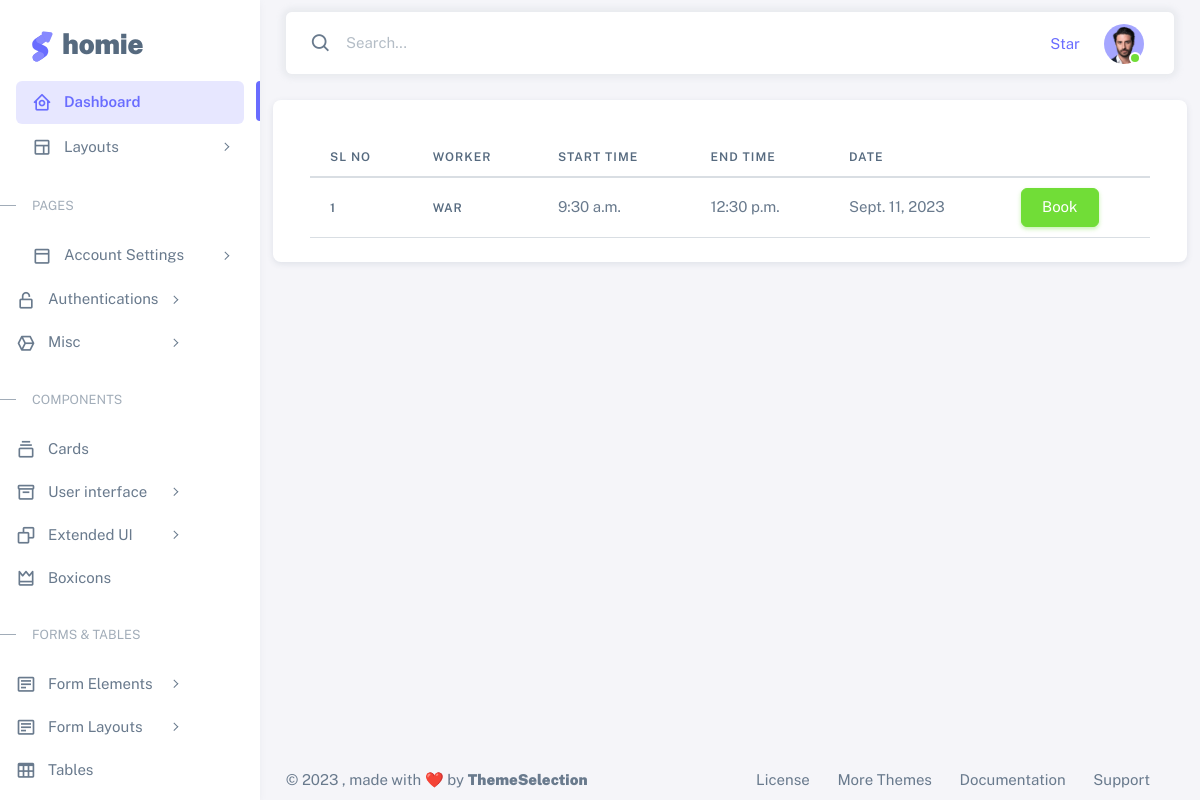
/Customer_schedule_view (signed in), run on the app's committed database.
### app1/models.py (models this page shows)
class Worker_schedule(models.Model):
    user=models.ForeignKey(Worker,on_delete=models.CASCADE)
    start_time=models.TimeField('start_time')
    end_time=models.TimeField('end_time')
    date=models.DateField()

class Worker(models.Model):
    user=models.ForeignKey(Login,on_delete=models.CASCADE)
    name = models.CharField(max_length=30, unique=True,null=True)
    address = models.TextField()
    phone_number = models.IntegerField()
    location = models.TextField()
    image = models.ImageField(upload_to='images/',null=True)
    def __str__(self):
        return self.name

### app1/views.py (the view)
# urls.py: path('Customer_schedule_view', views.Customer_schedule_view, name='Customer_schedule_view'),
@login_required(login_url='login_view')
def Customer_schedule_view(request):
    obj = Worker_schedule.objects.all()
    return render(request,'customertemp/Customer_schedule_view.html',{'obj':obj})

### templates/customertemp/Customer_schedule_view.html (shortened to what this page needs)
{% extends 'customertemp/Customer_home.html'%}
{% load crispy_forms_tags %}
{%  block content %}        <! block content used for >
<div class="card" style="width: 60rem;">
  <div class="card-body">
        <table class ='table'>
            <thead>
            <tr>
                <th scope="col">sl No</th>
                <th>Worker</th>
                <th>Start Time</th>
                <th>End Time</th>
                <th>Date</th>
            </tr>
            </thead>
            <tbody>
            {% for i in obj %}
            <tr>
                <th scope="row">{{forloop.counter}}</th>
                <th>{{i.user}}</th>
                <td>{{i.start_time}}</td>
                <td>{{i.end_time}}</td>
                <td>{{i.date}}</td>
                 <td><a href="{% url 'take_appointment' i.id %}"  class="btn btn-success" tabindex="-1" role="button" aria-disabled="true">Book</a></td>
            </tr>
            {% endfor %}
            </tbody>
        </table>
  </div>
</div>
{% endblock %}

### data on the page
Worker_schedule: user "WAR", start_time "9:30 a.m.", end_time "12:30 p.m.", date "Sept. 11, 2023"
